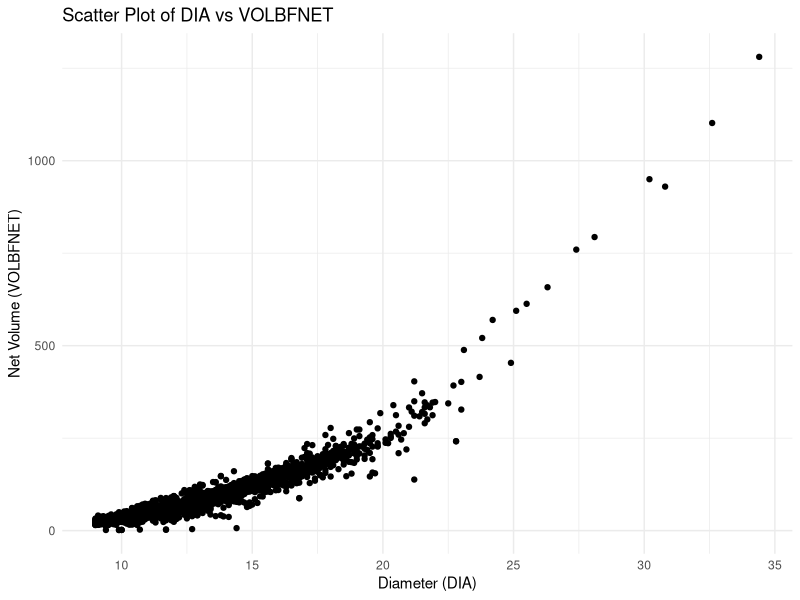

Here is the R script that generated this plot:
#Libraries
library(tidyverse)
library(stringr)

#working directory
setwd("")

#files
inat_trees<-read.csv("inat_tree.csv")         #contains research grade pine trees in New Jersey sourced from iNaturalist
USDA_trees<-read.csv("USDA_NJ_Pine.csv")      #contains inventoried pine trees in New Jersey sourced from USDA FIA Datamart

#remove the word "Pinus" from the 'scientific_name' column
inat_trees$scientific_name <- gsub("Pinus", "", inat_trees$scientific_name)

#display all unique elements in the 'scientific_name' column
unique_scientific_names <- unique(inat_trees$scientific_name)

#remove leading/trailing spaces and filter rows containing the specified species
inat_trees <- inat_trees %>%
  filter(str_trim(scientific_name) %in% c("rigida", "echinata", "strobus", 
                                          "sylvestris", "virginiana", 
                                          "taeda", "resinosa", "serotina"))

#Min and Max "DIA" value of each unique species in "USDA_trees"
min_max_dia_per_species <- USDA_trees %>%
  group_by(SPECIES) %>%
  summarise(
    min_DIA = min(DIA, na.rm = TRUE),
    max_DIA = max(DIA, na.rm = TRUE)
  )

#rename column 'scientific_name' to 'SPECIES'
inat_trees <- inat_trees %>%
  rename(SPECIES = scientific_name)


#remove leading and trailing spaces from the 'SPECIES' column
inat_trees$SPECIES <- str_trim(inat_trees$SPECIES)

#set seed for reproducibility
set.seed(123)

#using the min and max "DIA" values for each unique species in "USDA_trees" generate unique random DIA values rounded to one decimal place for each tree in "inat_trees"
inat_trees <- inat_trees %>%
  rowwise() %>% 
  mutate(DIA = round(case_when(
    SPECIES == "echinata"   ~ runif(1, 9, 22.5),
    SPECIES == "resinosa"   ~ runif(1, 9, 15.6),
    SPECIES == "rigida"     ~ runif(1, 9, 24.9),
    SPECIES == "serotina"   ~ runif(1, 9.8, 16.4),
    SPECIES == "strobus"    ~ runif(1, 9, 34.4),
    SPECIES == "sylvestris" ~ runif(1, 10.2, 16.9),
    SPECIES == "taeda"      ~ runif(1, 10.4, 21.5),
    SPECIES == "virginiana" ~ runif(1, 9.1, 21.2),
    TRUE ~ NA_real_ 
  ), 1)) %>% 
  ungroup() 

#extract unique pairs of 'COMMON_NAME' and 'SPECIES'
unique_pairs <- USDA_trees %>%
  distinct(COMMON_NAME, SPECIES)

#rename the column 'scientific_name' to 'SPECIES'
inat_trees <- inat_trees %>%
  rename(COMMON_NAME = common_name)

#update 'COMMON_NAME' using the corresponding 'SPECIES' values
inat_trees <- inat_trees %>%
  mutate(COMMON_NAME = case_when(
    SPECIES == "rigida"     ~ "pitch pine",
    SPECIES == "echinata"   ~ "shortleaf pine",
    SPECIES == "strobus"    ~ "eastern white pine",
    SPECIES == "virginiana" ~ "Virginia pine",
    SPECIES == "resinosa"   ~ "red pine",
    SPECIES == "serotina"   ~ "pond pine",
    SPECIES == "taeda"      ~ "loblolly pine",
    SPECIES == "sylvestris" ~ "Scotch pine",
    TRUE ~ COMMON_NAME
  ))

#Min and Max "VOLBFNET" value of each unique species in "USDA_trees"
min_max_VOLBFNET_per_species <- USDA_trees %>%
  group_by(SPECIES) %>%
  summarise(
    min_VOLBFNET = min(VOLBFNET, na.rm = TRUE),
    max_VOLBFNET = max(VOLBFNET, na.rm = TRUE)
  )

#calculate the correlation coefficient
#correlation coefficient used to generate random "VOLBFNET" in "inat_trees" 
correlation <- cor(USDA_trees$DIA, USDA_trees$VOLBFNET, use = "complete.obs")

#print the result
print(correlation)

#create a scatter plot
ggplot(USDA_trees, aes(x = DIA, y = VOLBFNET)) +
  geom_point() +
  labs(title = "Scatter Plot of DIA vs VOLBFNET",
       x = "Diameter (DIA)",
       y = "Net Volume (VOLBFNET)") +
  theme_minimal()

#fit the linear model
model <- lm(VOLBFNET ~ DIA, data = USDA_trees)

#print model summary to see the equation
summary(model)


#predict VOLBFNET for inat_trees based on DIA
inat_trees <- inat_trees %>%
  mutate(predicted_VOLBFNET = predict(model, newdata = inat_trees))
set.seed(123) # For reproducibility
inat_trees <- inat_trees %>%
  mutate(VOLBFNET = round(predicted_VOLBFNET + rnorm(n(), mean = 0, sd = 10), 1))

#remove column "predicted_VOLBFNET" from "inat_trees"
inat_trees <- inat_trees %>% select(-predicted_VOLBFNET)
summary(USDA_trees)
glimpse(USDA_trees)

#remove columns "observed_on", "user_id", "updated_at", and "species_guess" from "inat_trees"
inat_trees <- inat_trees %>%
  select(-observed_on, -user_id, -updated_at, -species_guess)

#remove columns "INVYR", "TREE", "CN", "PLT_CN", "COUNTYCD", "SPCD",and "GENUS" from "USDA_trees"
USDA_trees <- USDA_trees %>%
  select(-INVYR, -TREE, -CN, -PLT_CN,-COUNTYCD,-SPCD,-GENUS)
#remove column "primary_key" from "inat_trees"
inat_trees<-inat_trees%>%
  select(-primary_key)

#define the start and end dates
start_date <- as.POSIXct("1991-01-01 00:00:00 +0100", tz = "CET")
end_date <- as.POSIXct("2012-10-15 00:32:47 +0100", tz = "CET")

#generate random timestamps
set.seed(123) # Optional, for reproducibility
random_times <- runif(nrow(USDA_trees), min = as.numeric(start_date), max = as.numeric(end_date))

#add the `created_at` column to `USDA_trees`
USDA_trees$created_at <- as.POSIXct(random_times, origin = "1970-01-01", tz = "CET")

#reorder columns in USDA_trees
USDA_trees <- USDA_trees[, c("created_at", "LAT", "LON", "SPECIES", "COMMON_NAME", "COUNTYNM", "DIA", "VOLBFNET")]

#rename columns to match "inat_trees" and "USDA_trees"
inat_trees <- inat_trees %>%
  rename(
    species = SPECIES,
    common_name = COMMON_NAME,
    county_name = county_names
  )

USDA_trees <- USDA_trees %>%
  rename(
    latitude = LAT,
    longitude = LON,
    species = SPECIES,
    common_name = COMMON_NAME,
    county_name = COUNTYNM
  )
#remove +0100 from all rows in the created_at column
inat_trees$created_at <- sub("\\+0100", "", inat_trees$created_at)

#round each value in VOLBFNET to 1 decimal place
USDA_trees$VOLBFNET <- round(USDA_trees$VOLBFNET, 1)

#combine the two dataframes
combined_trees <- rbind(USDA_trees, inat_trees)
#change the variable name
Arborist_Elite_inventory <- combined_trees

#rename column "created_at" in "Arborist_Elite_inventory
Arborist_Elite_inventory <- Arborist_Elite_inventory %>%
  rename(harvested = created_at)
#order rows by "harvested" in descending order
Arborist_Elite_inventory <- Arborist_Elite_inventory[order(Arborist_Elite_inventory$harvested, decreasing = FALSE), ]

#create the "Tree_ID" column with sequential numbers
Arborist_Elite_inventory$Tree_ID <- seq(1, nrow(Arborist_Elite_inventory))

#move "Tree_ID" to the first column
Arborist_Elite_inventory <- Arborist_Elite_inventory[, c("Tree_ID", setdiff(names(Arborist_Elite_inventory), "Tree_ID"))]

#create a lookup table for the species codes
species_lookup <- data.frame(
  species = c("rigida", "virginiana", "echinata", "strobus", "resinosa", "serotina", "taeda", "sylvestris"),
  code = c("SP01", "SP02", "SP03", "SP04", "SP05", "SP06", "SP07", "SP08")
)

#replace species with the corresponding codes
Arborist_Elite_inventory <- Arborist_Elite_inventory %>%
  left_join(species_lookup, by = "species") %>% # Join the lookup table
  mutate(species = code) %>% # Replace species with codes
  select(-code) # Remove the temporary 'code' column

#create a lookup table for the county_name codes
county_lookup <- data.frame(
  county_name = c("Ocean", "Atlantic", "Cumberland", "Burlington", "Cape May", "Gloucester", "Camden", 
                  "Hunterdon", "Monmouth", "Passaic", "Sussex", "Middlesex", "Salem", "Warren", "Somerset", 
                  "Bergen", "Morris", "Mercer", "Union", "Essex", "Hudson"),
  code = c("Co01", "Co02", "Co03", "Co04", "Co05", "Co06", "Co07", "Co08", "Co09", "Co10", "Co11", "Co12", 
           "Co13", "Co14", "Co15", "Co16", "Co17", "Co18", "Co19", "Co20", "Co21")
)

#replace county_name with the corresponding codes
Arborist_Elite_inventory <- Arborist_Elite_inventory %>%
  left_join(county_lookup, by = "county_name") %>% # Join the lookup table
  mutate(county_name = code) %>% # Replace county_name with codes
  select(-code) # Remove the temporary 'code' column

#remove column "common_name" from "Arborist_Elite_inventory
Arborist_Elite_inventory<-Arborist_Elite_inventory%>%
  select(-common_name)

#save the dataframe as a CSV file
write.csv(Arborist_Elite_inventory, "Arborist_Elite_inventory.csv", row.names = FALSE)
